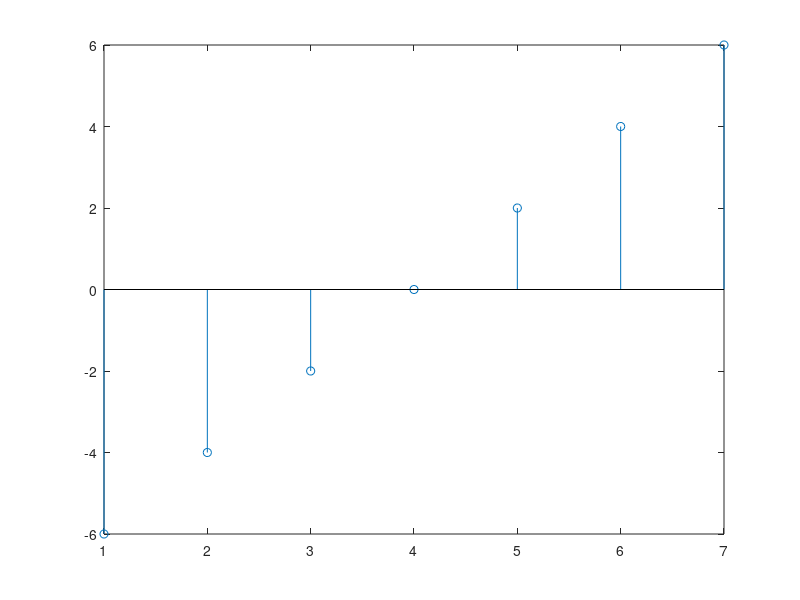
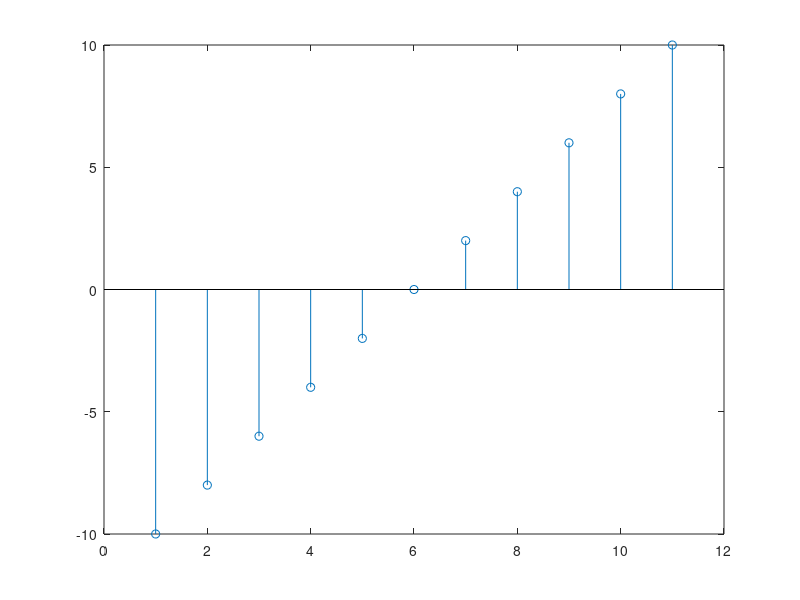
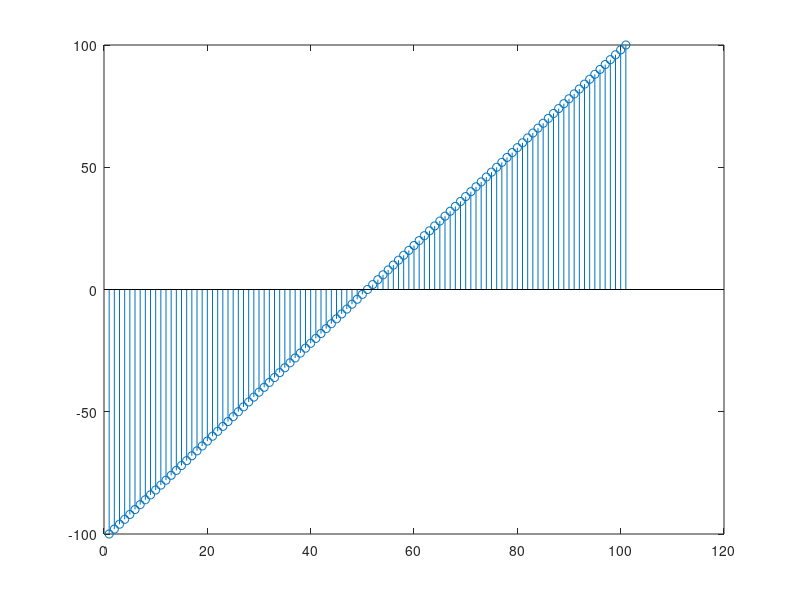

MATLAB code to generate these figures, in order:
clear all
close all 
clc

n = -3:3;
x = 2 * n;
figure(1);
stem(x);

n = -5:5;
y = 2 * n;
figure(2);
stem(y);


n = -50:50;
z = 2 * n;
figure(3);
stem(z);





